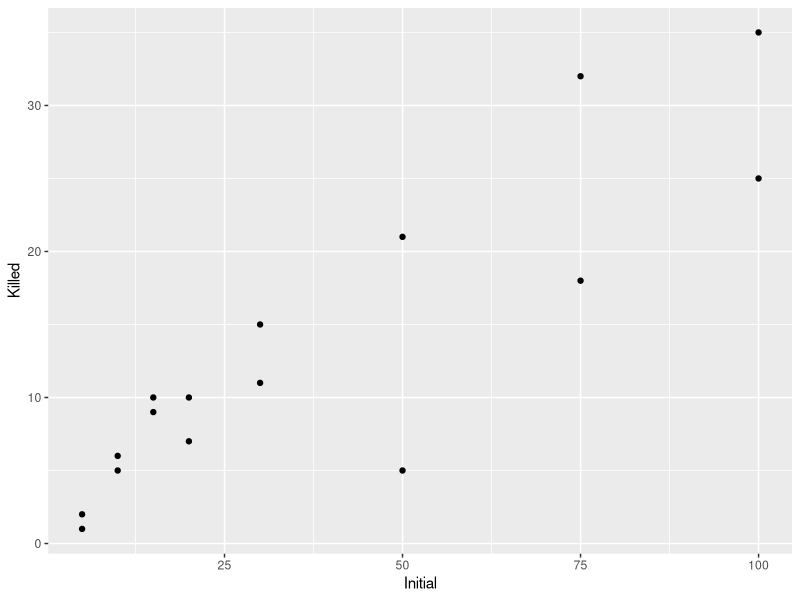
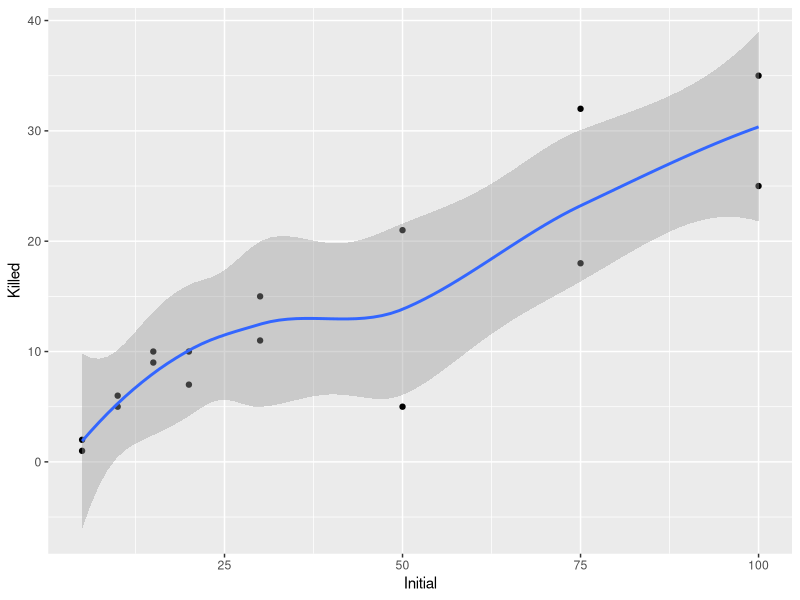
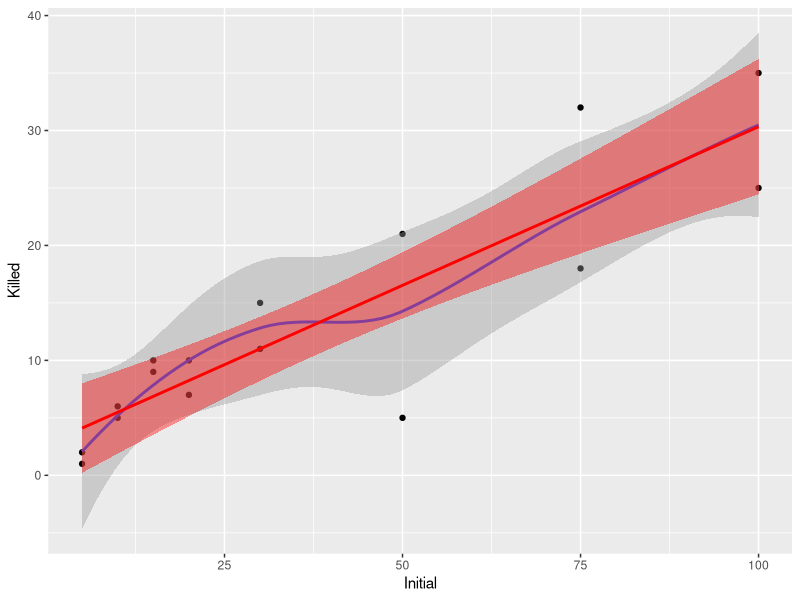
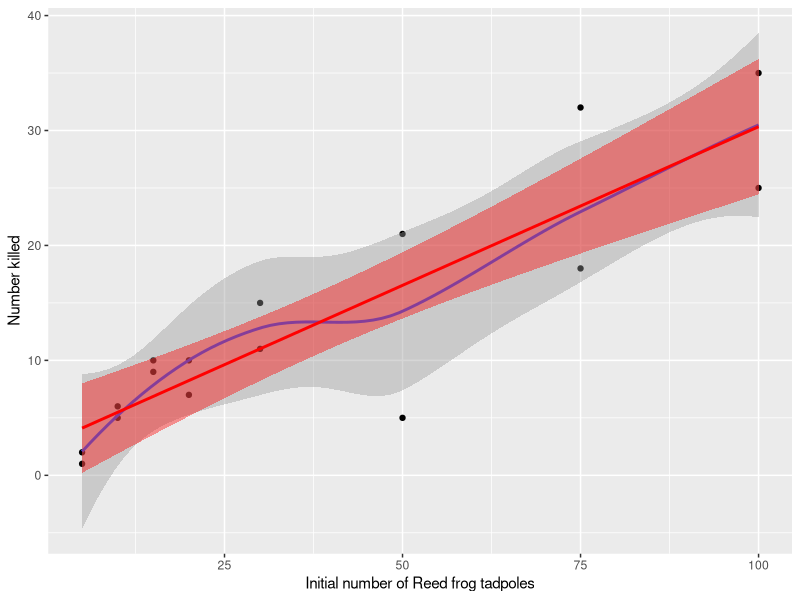
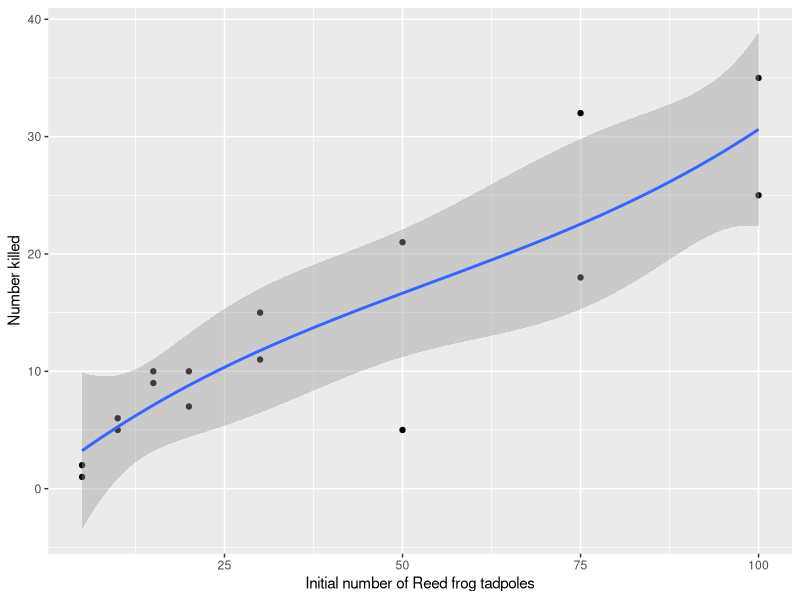
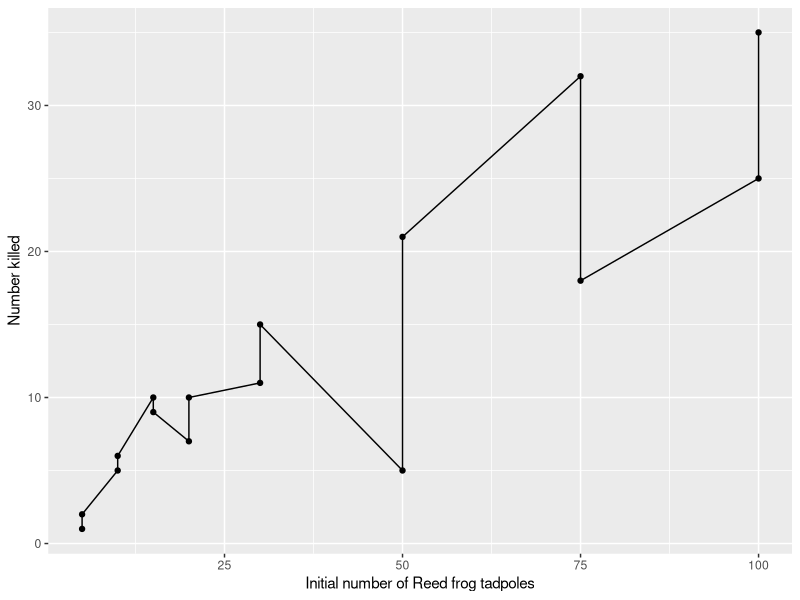
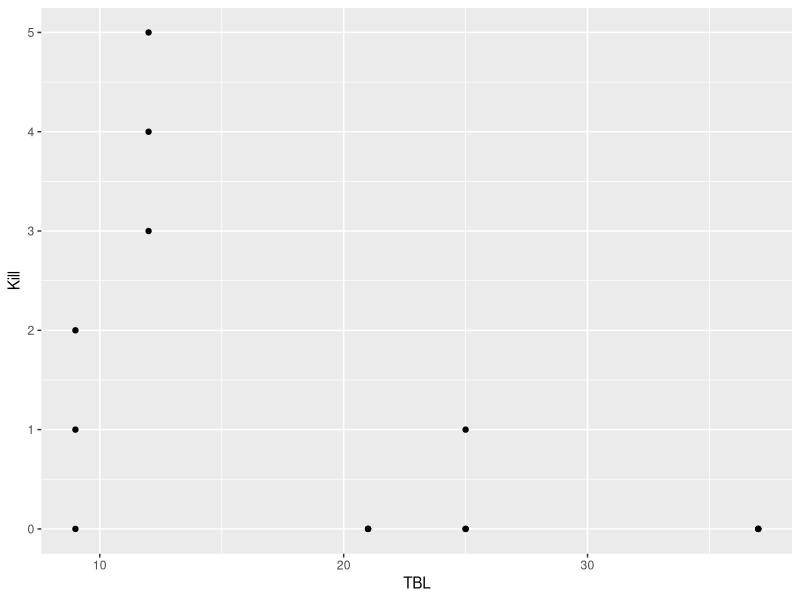
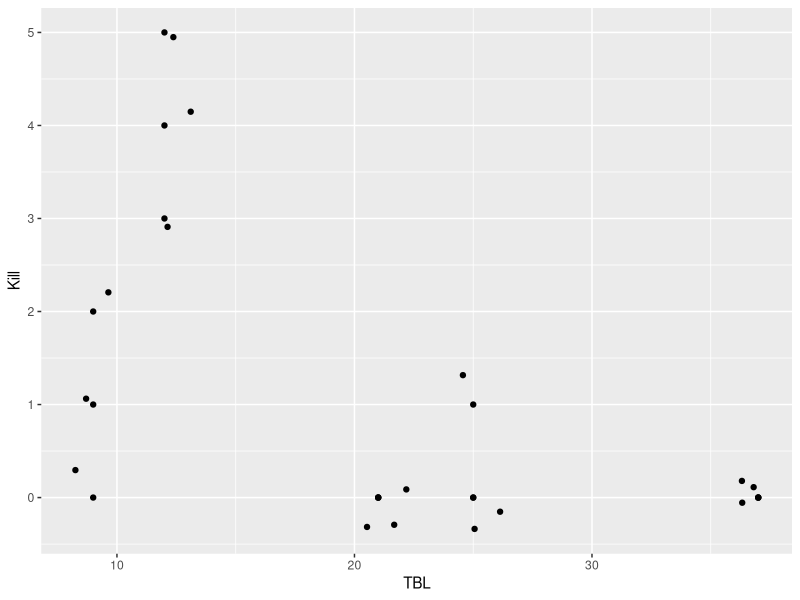

The R source for these figures, in order:
## ---- chunk 1
knitr::opts_chunk$set(fig.width = 4, fig.height = 3)
## ---- chunk 2
library(tidyverse)
## ---- chunk 3
FuncResp <- read_csv("ReedfrogFuncresp.csv") # NOTE: this is read_csv NOT read.csv
Predation <- read_csv("ReedfrogPred.csv")
SizePred <- read_csv("ReedfrogSizepred.csv")
## ---- chunk 4
str(Predation) # you can ignore most of the stuff below the $'s... 
summary(Predation)
## ---- chunk 5
head(Predation)
tail(Predation)
## ---- chunk 6
Predation$size <- factor(Predation$size)
summary(Predation)
## ---- chunk 7
Predation$size <- factor(Predation$size, levels=c("small", "big"))
## ---- chunk 8
SizePred <- SizePred[-16,]
SizePred$TBL <- as.integer(SizePred$TBL)
## ---- chunk 9
# Remember we can use with() for functions that do not take a "data=" argument?
with(Predation, table(density, size)) 
## ---- chunk 10
Predation %>% 
	group_by(pred, size, density) %>% 
	summarise(count=n())
## ---- chunk 11
Predation %>% 
	group_by(pred, size, density) %>% 
	summarise(count=n(), 
	ave_surv=mean(propsurv)
	)
## ---- chunk 12
# library(ggplot2) # This is not required since ggplot2 is loaded with tidyverse
ggplot(data = FuncResp, mapping=aes(x = Initial, y = Killed)) +
	geom_point()
## ---- chunk 13
ggplot(data = FuncResp, mapping=aes(x = Initial, y = Killed)) +
	geom_point() + 
	geom_smooth()
## ---- chunk 14
ggplot(data = FuncResp, mapping=aes(x = Initial, y = Killed)) +
	geom_point() + 
	geom_smooth(method="loess", span = 0.9) + 
	geom_smooth(method="lm", color="red", fill="red")
## ---- chunk 15
ggplot(data = FuncResp, mapping=aes(x = Initial, y = Killed)) +
	geom_point() + 
	geom_smooth(method="loess", span = 0.9) + 
	geom_smooth(method="lm", color="red", fill="red") + 
	labs(x="Initial number of Reed frog tadpoles", y = "Number killed")
## ---- chunk 16
p <- ggplot(data = FuncResp, mapping=aes(x = Initial, y = Killed)) +
	geom_point() + 
	labs(x="Initial number of Reed frog tadpoles", y = "Number killed")
# now add in different geoms
p + geom_smooth(method="lm", formula=y ~ poly(x, 3))
p + geom_line()
## ---- chunk 17
t <- ggplot(data=SizePred, aes(x=TBL,y=Kill)) 
t + geom_point()
## ---- chunk 18
t + geom_point() + geom_jitter()
## ---- chunk 19
t + geom_point() + geom_jitter(width=0.5, height=0)
## ---- chunk 20
t + geom_point(alpha=0.3) # hard to see... maybe make points bigger?
t + geom_point(alpha=0.3, size=2)
## ---- chunk 21
t + geom_point(stat="sum") + 
	scale_size_area(breaks=1:3) # Try commenting out this scale_size_area to see what it does
## ---- chunk 22
t + geom_point(stat="sum") + 
	scale_size_area(breaks=1:3) + 
	geom_line(stat="summary")
## ---- chunk 23
# Option 1: use the group variable (try it without this!)
ggplot(data=Predation, aes(x=density, y=propsurv, group=density)) + geom_boxplot()
# Option 2: turn density into a factor
ggplot(data=Predation, aes(x=factor(density), y=propsurv)) + geom_boxplot()
## ---- chunk 24
ggplot(data=Predation, aes(x=density, y=propsurv, group=density)) + 
	geom_boxplot() + 
	facet_grid( ~ pred)

ggplot(data=Predation, aes(x=density, y=propsurv, group=density)) + 
	geom_boxplot() + 
	facet_grid(size ~ pred)
## ---- chunk 25
# A histogram!
ggplot(data=Predation, aes(x=surv)) + geom_bar() 
# make the fill color of bars vary with the predator treatment 
h <- ggplot(data=Predation, aes(x=surv, fill=pred))
h + geom_bar() 
# The default is to stack these bars, but you have options
# Here we force the bottom of each bar to be at zero
# Since they are overplotted I have made them semitransparent
h + geom_bar(position="identity", alpha=0.5) 
# Here was make the bars side-by-side
h + geom_bar(position="dodge") 
# Every bar sums to 1, so this is the proportion of obs 
#    at each # surviving by treatment... yes, it makes little sense here
h + geom_bar(position="fill") 
## ---- chunk 26
# remember this graph? Say we wanted the x & y axes flipped
t2 <- t + geom_point(stat="sum") + 
	scale_size_area(breaks=1:3) + 
	geom_line(stat="summary")
t2 + coord_flip()
## ---- chunk 27
t2 + coord_trans(x="log10") #compare to: t2 + scale_x_log10()
t2 + coord_trans(x="sqrt") #compare to: t2 + scale_x_sqrt()
